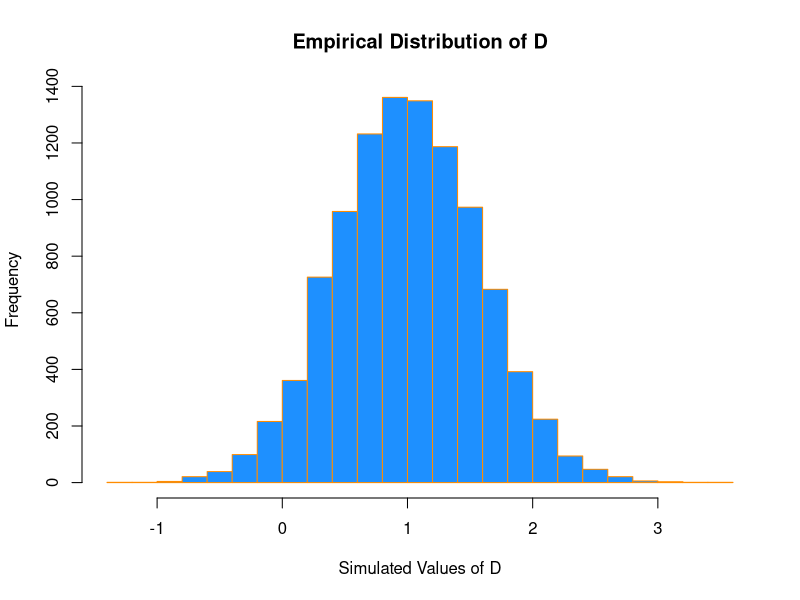
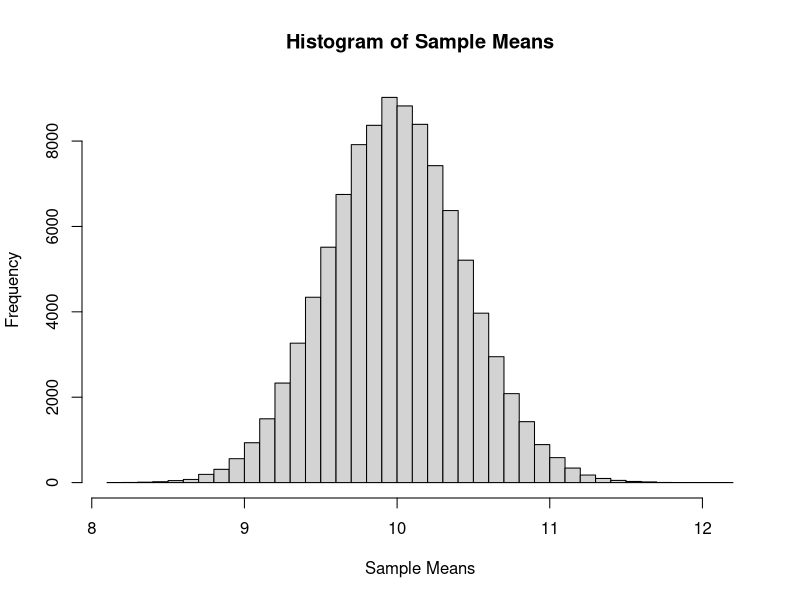
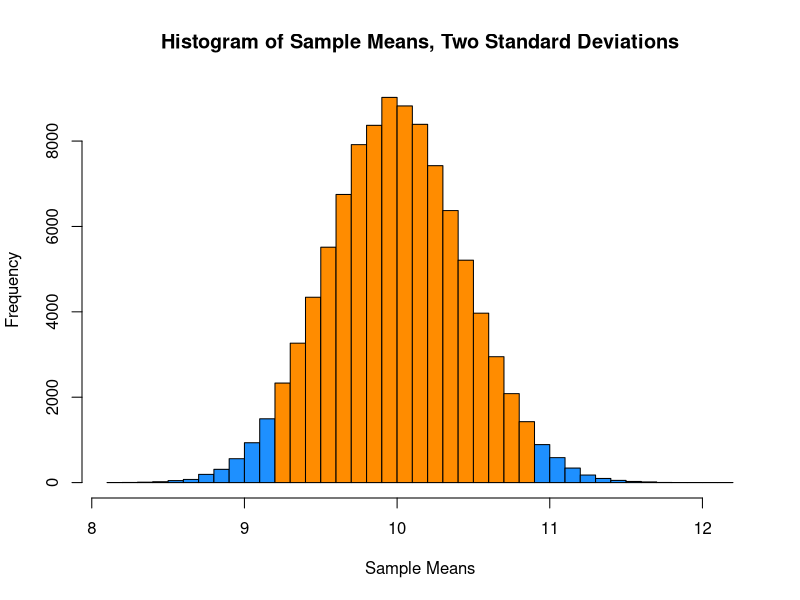

The R source for these figures, in order:
## ---- chunk 1
dnorm(x = 3, mean = 2, sd = 5)
## ---- chunk 2
pnorm(q = 3, mean = 2, sd = 5)
## ---- chunk 3
qnorm(p = 0.975, mean = 2, sd = 5)
## ---- chunk 4
rnorm(n = 10, mean = 2, sd = 5)
## ---- chunk 5
dbinom(x = 6, size = 10, prob = 0.75)
## ---- chunk 6
capt_crisp = data.frame(weight = c(15.5, 16.2, 16.1, 15.8, 15.6, 16.0, 15.8, 15.9, 16.2))
## ---- chunk 7
x_bar = mean(capt_crisp$weight)
s     = sd(capt_crisp$weight)
mu_0  = 16
n     = 9
## ---- chunk 8
t = (x_bar - mu_0) / (s / sqrt(n))
t
## ---- chunk 9
pt(t, df = n - 1)
## ---- chunk 10
t.test(x = capt_crisp$weight, mu = 16, alternative = c("less"), conf.level = 0.95)
## ---- chunk 11
capt_test_results = t.test(capt_crisp$weight, mu = 16,
                           alternative = c("two.sided"), conf.level = 0.95)
## ---- chunk 12
names(capt_test_results)
## ---- chunk 13
capt_test_results$conf.int
## ---- chunk 14
qt(0.975, df = 8)
## ---- chunk 15
c(mean(capt_crisp$weight) - qt(0.975, df = 8) * sd(capt_crisp$weight) / sqrt(9),
  mean(capt_crisp$weight) + qt(0.975, df = 8) * sd(capt_crisp$weight) / sqrt(9))
## ---- chunk 16
x = c(70, 82, 78, 74, 94, 82)
n = length(x)
## ---- chunk 17
y = c(64, 72, 60, 76, 72, 80, 84, 68)
m = length(y)
## ---- chunk 18
x_bar = mean(x)
s_x   = sd(x)
y_bar = mean(y)
s_y   = sd(y)
## ---- chunk 19
s_p = sqrt(((n - 1) * s_x ^ 2 + (m - 1) * s_y ^ 2) / (n + m - 2))
## ---- chunk 20
t = ((x_bar - y_bar) - 0) / (s_p * sqrt(1 / n + 1 / m))
t
## ---- chunk 21
1 - pt(t, df = n + m - 2)
## ---- chunk 22
t.test(x, y, alternative = c("greater"), var.equal = TRUE)
## ---- chunk 23
t_test_data = data.frame(values = c(x, y),
                         group  = c(rep("A", length(x)), rep("B", length(y))))
## ---- chunk 24
t_test_data
## ---- chunk 25
t.test(values ~ group, data = t_test_data,
       alternative = c("greater"), var.equal = TRUE)
## ---- chunk 26
pnorm(2, mean = 1, sd = sqrt(0.32)) - pnorm(0, mean = 1, sd = sqrt(0.32))
## ---- chunk 27
set.seed(42)
num_samples = 10000
differences = rep(0, num_samples)
## ---- chunk 28
for (s in 1:num_samples) {
  x1 = rnorm(n = 25, mean = 6, sd = 2)
  x2 = rnorm(n = 25, mean = 5, sd = 2)
  differences[s] = mean(x1) - mean(x2)
}
## ---- chunk 29
mean(0 < differences & differences < 2)
## ---- chunk 30
hist(differences, breaks = 20, 
     main   = "Empirical Distribution of D",
     xlab   = "Simulated Values of D",
     col    = "dodgerblue",
     border = "darkorange")
## ---- chunk 31
mean(differences)
var(differences)
## ---- chunk 32
set.seed(42)
diffs = replicate(10000, mean(rnorm(25, 6, 2)) - mean(rnorm(25, 5, 2)))
## ---- chunk 33
mean(differences == diffs)
## ---- chunk 34
set.seed(1337)
mu          = 10
sample_size = 50
samples     = 100000
x_bars      = rep(0, samples)
## ---- chunk 35
for(i in 1:samples){
  x_bars[i] = mean(rpois(sample_size, lambda = mu))
}
## ---- chunk 36
x_bar_hist = hist(x_bars, breaks = 50, 
                  main = "Histogram of Sample Means",
                  xlab = "Sample Means")
## ---- chunk 37
c(mean(x_bars), mu)
## ---- chunk 38
c(var(x_bars), mu / sample_size)
## ---- chunk 39
c(sd(x_bars), sqrt(mu) / sqrt(sample_size))
## ---- chunk 40
mean(x_bars > mu - 2 * sqrt(mu) / sqrt(sample_size) &
     x_bars < mu + 2 * sqrt(mu) / sqrt(sample_size))
## ---- chunk 41
shading = ifelse(x_bar_hist$breaks > mu - 2 * sqrt(mu) / sqrt(sample_size) & 
                   x_bar_hist$breaks < mu + 2 * sqrt(mu) / sqrt(sample_size),
                  "darkorange", "dodgerblue")

x_bar_hist = hist(x_bars, breaks = 50, col = shading,
                  main = "Histogram of Sample Means, Two Standard Deviations",
                  xlab = "Sample Means")
